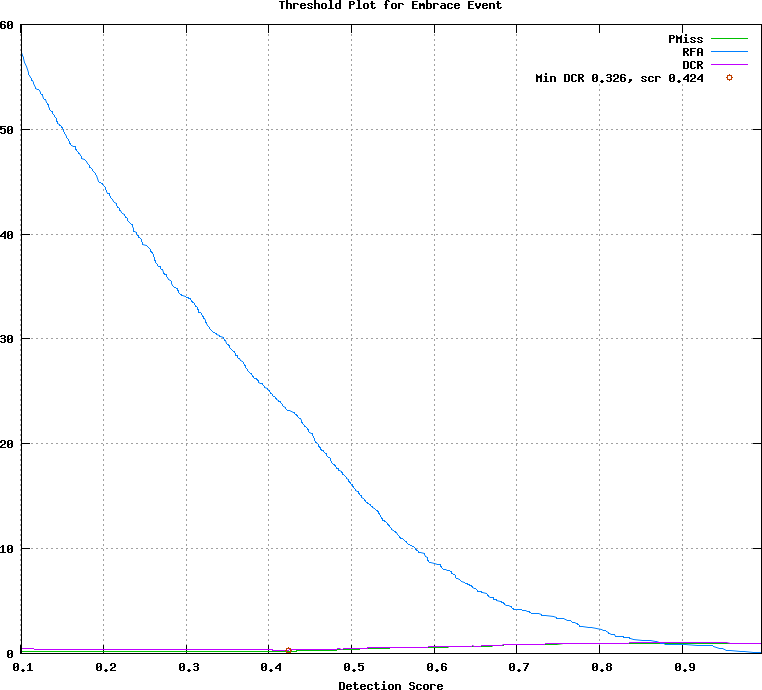

Reproduce this figure in gnuplot.
## GNUPLOT command file
set terminal postscript color
set style data lines
set title 'Threshold Plot for Embrace Event'
set xlabel 'Detection Score'
set grid
set size ratio 0.85
plot [0.101000:0.996000]  \
  'test.det.Embrace_Event.dat.1' using 1:4 title 'PMiss' with lines lt 2, \
  'test.det.Embrace_Event.dat.1' using 1:5 title 'RFA' with lines lt 3, \
  'test.det.Embrace_Event.dat.1' using 1:6 title 'DCR' with lines lt 4, \
  'test.det.Embrace_Event.dat.2' using 1:2 title 'Min DCR 0.326, scr 0.424' with points lt 6
